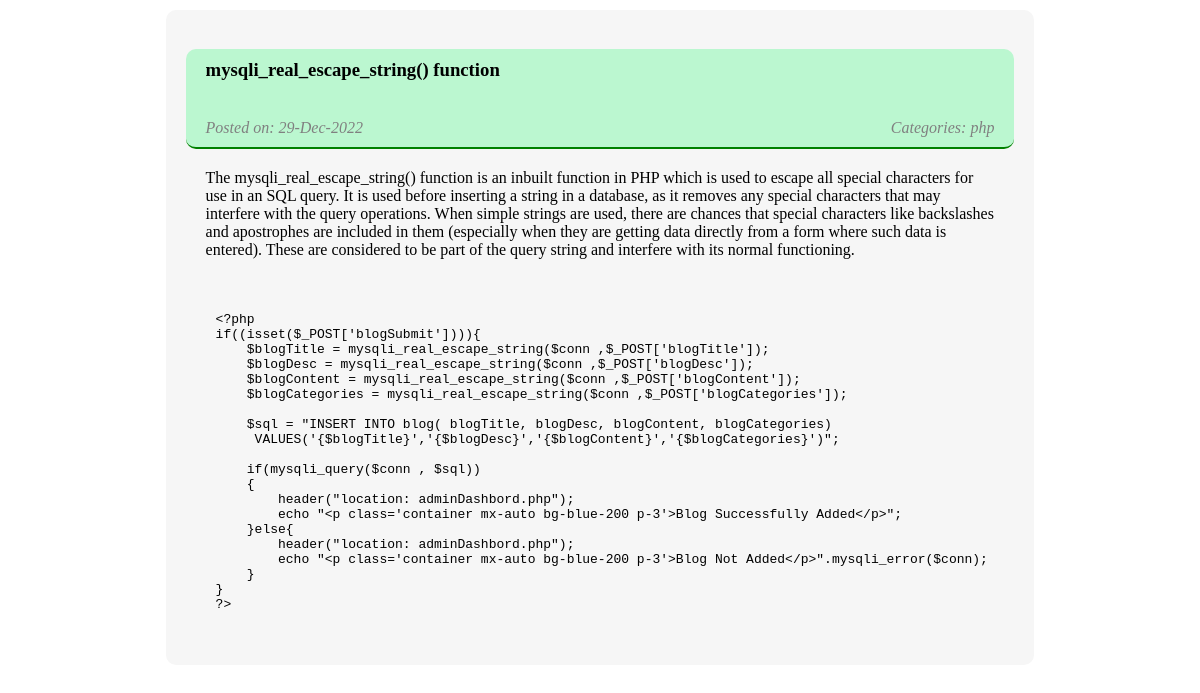
Page /blog.php?blogId=12 on the committed database.
### tables this page shows
CREATE TABLE `blog` (
  `blogId` int(11) NOT NULL,
  `blogTitle` text NOT NULL,
  `blogDesc` text NOT NULL,
  `blogContent` longtext NOT NULL,
  `blogCategories` text NOT NULL,
  `postDate` timestamp NOT NULL DEFAULT current_timestamp()
);

### blog.php (the view, shortened to what this page needs)
<?php include "config.php";?>
<!DOCTYPE html>
<html lang="en" dir="ltr">
<head>
</head>
<body>
<?php
if(isset($_GET['blogId']))
{
    $blogId = $_GET['blogId'];
    $sql = "SELECT * FROM blog WHERE blogId='$blogId'";
    $query = mysqli_query($conn , $sql);
    $data = mysqli_num_rows($query);
    if($data)
    {
        while($data = mysqli_fetch_assoc($query))
        {?>
            <div data-aos="flip-up" class="postBox">
                <div class="subPostBox">
                    <h3 class="h3">
                        <?php echo($data['blogTitle']) ?>
                    </h3>
                    <div class="subPostBox2">
                        <span class="span">Posted on: <?php echo date('d-M-Y', strtotime($data['postDate'])); ?></span>
                        <span class="span">Categories: <?php echo($data['blogCategories']) ?></span>
                    </div>
                </div>
                <div class="blogBox">
                    <p class="p">
                        <?php echo($data['blogDesc']) ?>
                    </p>
                    <div class="blog">
                        <?php echo($data['blogContent']) ?>
                    </div>
                </div>
            </div>
        <?php
        }
    }
}
?>
</body>
</html>

### blog.php (style rules this page uses)
.postBox { width: 70%; margin: 10px auto; padding: 20px; background: #f6f6f6; border-radius: 10px; }
.subPostBox { margin: 10px 0; border-bottom: 2px solid green; background: #bbf7d0; border-radius: 10px; }
.h3 { padding: 10px 20px; border-radius: 10px; }
.subPostBox2 { display: flex; justify-content: space-between; padding: 10px 20px; }
.subPostBox2 .span { font-style: italic; color: gray; }
.blogBox { padding: 0 20px; }
.blogBox .p { margin: 20px 0; }
.blog { padding: 20px 10px; word-wrap: break-word; word-break: break-all; }

### rows in the picture
blog: blogTitle "mysqli_real_escape_string() function", postDate "29-Dec-2022", blogCategories "php", blogDesc "The mysqli_real_escape_string() function is an inbuilt function in PHP which is used to escape all special characters for use in an SQL query. It is used before inserting a string in a database, as it removes any special characters that may interfere with the query operations. When simple strings are used, there are chances that special characters like backslashes and apostrophes are included in them (especially when they are getting data directly from a form where such data is entered). These are considered to be part of the query string and interfere with its normal functioning.", blogContent "<?php if((isset($_POST['blogSubmit']))){ $blogTitle = mysqli_real_escape_string($conn ,$_POST['blogTitle']); $blogDesc = mysqli_real_escape_string($conn ,$_POST['blogDesc']); $blogContent = mysqli_real_escape_string($conn ,$_POST['blogContent']); $blogCategories = mysqli_real_escape_string($conn ,$_POST['blogCategories']); $sql = \"INSERT INTO blog( blogTitle, blogDesc, blogContent, blogCategories) VALUES('{$blogTitle}','{$blogDesc}','{$blogContent}','{$blogCategories}')\"; if(mysqli_query($conn , $sql)) { header(\"location: adminDashbord.php\"); echo \"<p class='container mx-auto bg-blue-200 p-3'>Blog Successfully Added</p>\"; }else{ header(\"location: adminDashbord.php\"); echo \"<p…"
